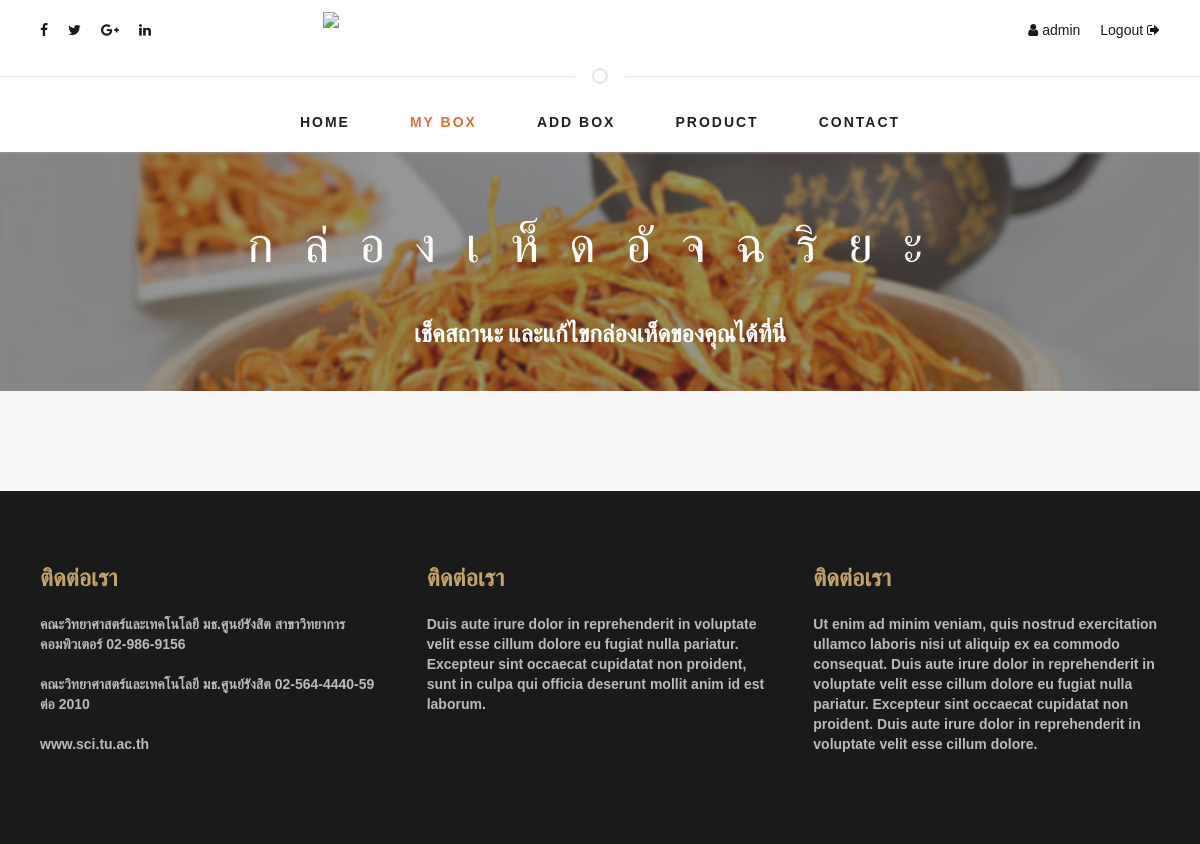
The page /mushroom/mybox/ (signed in) on the database as committed earlier.
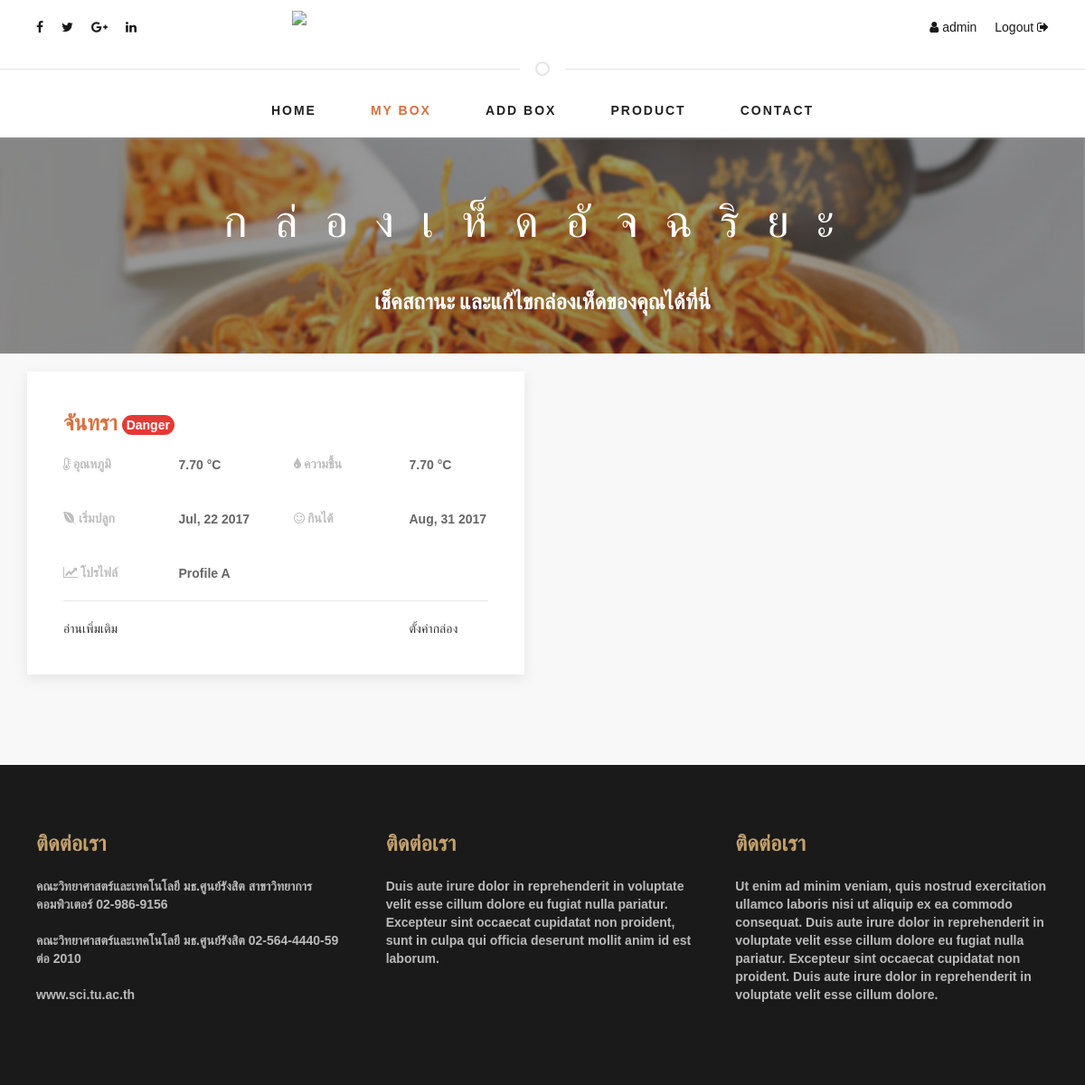
The same page on the database as committed later.
### boxapp/models.py (models this page shows)
class Box(models.Model):
	CHOICES = (
        ('Profile A', 'Profile A'),
        ('Profile B', 'Profile B'),
        ('Profile C', 'Profile C'),
        ('Profile D', 'Profile D'),
    )
	name = models.CharField(max_length=20,blank=True,null=True)
	code = models.CharField(max_length=20)
	password = models.CharField(max_length=20,blank=True)
	profile =models.CharField(max_length=100,null=True,choices=CHOICES,blank=False,default='Profile A')
	temporature = models.DecimalField(max_digits=15, decimal_places=2,blank=True,null=True)
	temporature_by_control = models.DecimalField(max_digits=15, decimal_places=2,blank=True,null=True)
	humidity = models.DecimalField(max_digits=15, decimal_places=2,blank=True,null=True)
	humidity_by_control = models.DecimalField(max_digits=15, decimal_places=2,blank=True,null=True)
	color_by_control = models.CharField(max_length=20,blank=True,null=True)
	status_color = models.CharField(max_length=20,blank=True,null=True)
	owner = models.ForeignKey(User, on_delete=models.SET_NULL,blank=True,null=True)
	start_date = models.DateField(blank=True,null=True)
	end_date =models.DateField(blank=True,null=True)

### boxapp/views.py (the view)
@login_required
def mybox( request):
	box_list = Box.objects.all()
	return render(request, 'mybox.html',{'box_list':box_list})

### boxapp/templates/mybox.html (shortened to what this page needs)
{% extends 'base2.html' %} {% load static %} {% block content %}
<div class="navigation">
  <div class="container">
    <nav class="navbar navbar-default">
      <div class="collapse navbar-collapse" id="bs-megadropdown-tabs">
        <ul class="nav navbar-nav">
          <li><a href="/mushroom/" class="act">Home</a></li>
          <li class="active"><a href="/mushroom/mybox/">My Box</a></li>
          <li><a href="/mushroom/add/">Add Box</a></li>
          <li><a href="mail.html">Product</a></li>
          <li><a href="mail.html">Contact</a></li>
        </ul>
      </div>
    </nav>
  </div>
</div>
<div class="bghead ">
  <br>
  <h2 style="letter-spacing: 30px;" class="thai_font-title">กล่องเห็ดอัจฉริยะ</h2>
  <h3 style="text-align: center; color: white;" class="thai_font">เช็คสถานะ และแก้ไขกล่องเห็ดของคุณได้ที่นี่ </h3>
  <br>
</div>
<div class="uk-background-muted">
  <br>
  <div class="container">
    <div class="uk-grid"> {% for box in box_list %}
      <div class="uk-width-1-2@m uk-width-1-1@s">
        <div>
          <div class="uk-card uk-card-default uk-card-hover uk-card-body">
            <div>
              <h3 class="uk-card-title thai_font" style="color: #d8703f">{{box.name}}  {% if box.status_color == "เขียว" %}
                <span id="stat" class="uk-badge" style="background-color: #33691E
                " >Good</span>
                {% elif box.status_color == "ส้ม" %}
                <span id="stat" class="uk-badge" style="background-color: #FF5722
                " >Warning</span>
              {% else %}
                <span id="stat" class="uk-badge" style="background-color: #E53935" >Danger</span>
              {% endif %}</h3>
            </div>
            <div class="uk-child-width-1-2@m uk-child-width-1-2@s" uk-grid>
              <div>
                <div class="uk-child-width-1-2@m uk-child-width-1-2@s" uk-grid>
                  <div>
                    <p class="thai_font box-label" for=""><i class="fa fa-thermometer-quarter" aria-hidden="true"></i> อุณหภูมิ</p>
                  </div>
                  <div>
                    <p>{{box.humidity}} °C</p>
                  </div>
                </div>
              </div>
              <div>
                <div class="uk-child-width-1-2@m uk-child-width-1-2@s" uk-grid>
                  <div>
                    <p class="thai_font box-label" for=""> <i class="fa fa-tint" aria-hidden="true"></i> ความชื้น</p>
                  </div>
                  <div>
                    <p>{{box.humidity}} °C</p>
                  </div>
                </div>
              </div>
              <div>
                <div class="uk-child-width-1-2@m uk-child-width-1-2@s" uk-grid>
                  <div>
                    <p class="thai_font box-label" for=""> <i class="fa fa-envira" aria-hidden="true"></i> เริ่มปลูก</p>
                  </div>
                  <div>
                    <p style="font-weight:bold">{{box.start_date |date:"M, d Y"}}</p>
                  </div>
                </div>
              </div>
              <div>
                <div class="uk-child-width-1-2@m uk-child-width-1-2@s" uk-grid>
                  <div>
                    <p class="thai_font box-label" for=""><i class="fa fa-smile-o" aria-hidden="true"></i> กินได้</p>
                  </div>
                  <div>
                    <p>{{box.end_date|date:"M, d Y" }}</p>
                  </div>
                </div>
              </div>
              <div>
                <div class="uk-child-width-1-2@m uk-child-width-1-2@s" uk-grid>
                  <div>
                    <p class="thai_font box-label" for=""><i class="fa fa-line-chart" aria-hidden="true"></i> โปรไฟล์</p>
                  </div>
                  <div>
                    <p>{{box.profile}} </p>
                  </div>
                </div>
              </div>
              <div>
              </div>
            </div>
            <hr>
            <div class="uk-child-width-1-4@m uk-child-width-1-4@s uk-child-width-1-4@l" uk-grid>
              <div class="thai_font uk-text-left">
                <button class="uk-button uk-button-text thai_font"> อ่านเพิ่มเติม</button>
              </div>
              <div class="">
              </div>
              <div class="">
              </div>
              <div class="thai_font uk-text-left">
                <button class="uk-button uk-button-text thai_font"> ตั้งค่ากล่อง</button>
              </div>
            </div>
          </div>
        </div>
        <br>
      </div>
      <br> {% endfor %}
    </div>
    <br>
    <br>
  </div>
  <br>
  <br>
</div>
{% endblock %}

### boxapp/templates/base2.html (shortened to what this page needs)
<!DOCTYPE html>
<html lang="en">
{% load static %}
<head>
  <link rel="stylesheet" href="https://maxcdn.bootstrapcdn.com/bootstrap/3.3.7/css/bootstrap.min.css">
<link href="https://maxcdn.bootstrapcdn.com/bootstrap/3.3.7/css/bootstrap.min.css" rel="stylesheet" />
  <link rel="stylesheet" href="https://maxcdn.bootstrapcdn.com/font-awesome/4.7.0/css/font-awesome.min.css">
  <link rel='stylesheet prefetch' href='http://maxcdn.bootstrapcdn.com/font-awesome/4.2.0/css/font-awesome.min.css'>
  <link href="{% static 'css/style.css' %}" rel="stylesheet">
  <link href="{% static 'css/css_home/style.css' %}" rel="stylesheet">
  <link href="{% static 'css/css_home/responsive.css' %}" rel="stylesheet">
  <link href="{% static 'css/css_uikit/uikit.css' %}" rel="stylesheet">
  <link href="{% static 'css/css_uikit/uikit.min.css' %}" rel="stylesheet">
</head>
<body>
  <header>
                {% if user.is_authenticated %}
                    <div class="top-bar">
                        <div class="container">
                            <div class="row">
                                <div class="col-md-3">
                                    <div class="social pull-left">
                                        <ul>
                                            <li><a href=""><i class="fa fa-facebook"></i></a></li>
                                            <li><a href=""><i class="fa fa-twitter"></i></a></li>
                                            <li><a href=""><i class="fa fa-google-plus"></i></a></li>
                                            <li><a href=""><i class="fa fa-linkedin"></i></a></li>
                                        </ul>
                                    </div>
                                </div>
                                <div class="col-md-6">
                                    <div class="logo-brand ">
                                        <img class="logo-head" src="{% static "images/logo-head.png " %}"  >
                                    </div>
                                </div>
                                <div class="col-md-3">
                                    <div class="action pull-right">
                                        <ul>
                                            <li><a href="{% url 'change_password' %}"><i class="fa fa-user"></i> {{user.username}}</a></li>
                                            <li><a href="{% url 'logout' %}">Logout <i class="fa fa-sign-out"></i> </a></li>
                                        </ul>
                                    </div>
                                </div>
                            </div>
                        </div>
                    </div>
                    {% endif %}
                    <hr class="uk-divider-icon ">
                </header>
  <main>
    {% block content %} {% endblock %}
  </main>
  <div class="uk-section uk-section-secondary uk-light" style="background-color:#1A1A1A">
    <div class="uk-container">
      <div class="uk-column-1-2@s uk-column-1-3@m uk-column-1-3@l">
        <h3 class="thai_font" style="color: #C4A26C">ติดต่อเรา</h3>
        <p>คณะวิทยาศาสตร์และเทคโนโลยี มธ.ศูนย์รังสิต สาขาวิทยาการคอมพิวเตอร์ 02-986-9156</p>
        <p>คณะวิทยาศาสตร์และเทคโนโลยี มธ.ศูนย์รังสิต 02-564-4440-59 ต่อ 2010</p>
        <p>www.sci.tu.ac.th</p>
        <h3 class="thai_font" style="color: #C4A26C">ติดต่อเรา</h3>
        <p>Duis aute irure dolor in reprehenderit in voluptate velit esse cillum dolore eu fugiat nulla pariatur. Excepteur sint occaecat cupidatat non proident, sunt in culpa qui officia deserunt mollit anim id est laborum.</p>
        <h3 class="thai_font" style="color: #C4A26C">ติดต่อเรา</h3>
        <p>Ut enim ad minim veniam, quis nostrud exercitation ullamco laboris nisi ut aliquip ex ea commodo consequat. Duis aute irure dolor in reprehenderit in voluptate velit esse cillum dolore eu fugiat nulla pariatur. Excepteur sint occaecat cupidatat
          non proident. Duis aute irure dolor in reprehenderit in voluptate velit esse cillum dolore.</p>
      </div>
    </div>
  </div>
</body>
</html>

### static/css/style.css (style rules this page uses)
* { box-sizing: border-box; -moz-box-sizing: border-box; -webkit-box-sizing: border-box; font-family: arial; }
body, html { margin: 0; padding: 0; background-size: cover; }

### static/css/css_home/style.css (style rules this page uses)
body { font-family: 'Open Sans', sans-serif; }
a { text-decoration: none; transition: .3s all ease-in-out; }
img { width: 100%; }
.top-bar { background-color: #fff; min-height: 58px; margin: 0 0 -1.0em; }
.social ul, .action ul { list-style: none; padding: 0px; margin: 0px; }
.social ul li, .action ul li { float:left; padding: 20px 10px; }
.social ul li a, .action ul li a { color: #191919; transition: .2s all ease-in-out; }
.navbar-default .navbar-nav > li > a { color: #212121; font-weight: bold; }
.navbar-default .navbar-nav > .active > a, .navbar-default .navbar-nav > .active > a:hover, .navbar-default .navbar-nav > .active > a:focus { background-color: transparent; color :#d8703f; }
.navbar-default .navbar-collapse, .navbar-default .navbar-form { border: none; }
.navbar-default { background: none; border: none; }
.navbar-collapse { padding: 0; }
.navbar-nav > li > a { padding: 29px 18px 0; }
.navbar-nav > li > a { padding: 20px 30px; font-size: 14px; text-transform: uppercase; letter-spacing: 2px; }
.navbar { margin-bottom: 0; z-index: 100; }
.navigation { margin: -1em 0 0; text-align:center; }
.navbar-nav { float: none; }

### boxapp/templates/mybox.html (style rules this page uses)
p { font-weight: bold; }
h3 { font-weight: bold; }

Rows that differ between the two databases and show on the page:
added Box: name "จันทรา", shows "Danger", humidity "7.70", start_date "Jul, 22 2017", end_date "Aug, 31 2017", profile "Profile A"
